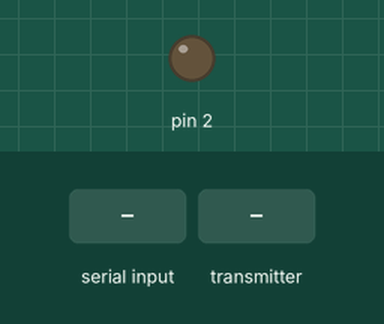
This sketch was run on a simulated Arduino Uno, built with avr-gcc and run on an emulated ATmega328P. Parts: output pins drawn as LEDs (lit = HIGH). The test bench sets the inputs (shaded band). No radio packets arrive unless stated; what the sketch prints to the serial monitor is not drawn.

Above: at 1.2 s.
1.3 s: "1" received over Serial
At 1.45 s:
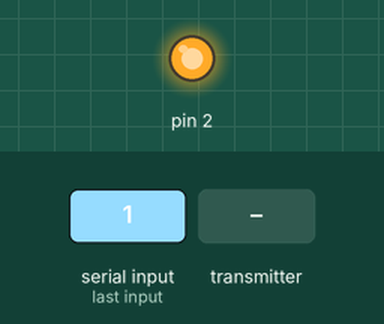
3.1 s: the transmitter starts sending gotByte = 0
Timing chart, 0 to 6.1 s (numbered marks = the images above; inputs shaded):
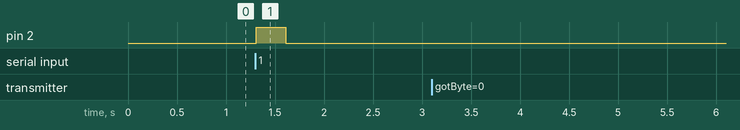

Measured:
- after the input at 1.3 s, pin 2: LOW → HIGH at once, → LOW 0.30 s later
- after the input at 3.1 s, every drawn part: stays the same

The sketch:

sketch_apr29b.ino
```cpp
/*Сервер*/

/*   Данный скетч делает следующее: передатчик (TX) отправляет массив
     данных, который генерируется согласно показаниям с кнопки и с
     двух потенциомтеров. Приёмник (RX) получает массив, и записывает
     данные на реле, сервомашинку и генерирует ШИМ сигнал на транзистор.
    by AlexGyver 2016
*/

#include <SPI.h>
#include "nRF24L01.h"
#include "RF24.h"

RF24 radio(9, 10); // "создать" модуль на пинах 9 и 10 Для Уно
//RF24 radio(9,53); // для Меги

byte address[][6] = {"1Node", "2Node", "3Node", "4Node", "5Node", "6Node"}; //возможные номера труб
char incomingChar;

void setup() {
  Serial.begin(9600); //открываем порт для связи с ПК
  radio.begin(); //активировать модуль
  radio.setAutoAck(1);         //режим подтверждения приёма, 1 вкл 0 выкл
  radio.setRetries(0, 15);    //(время между попыткой достучаться, число попыток)
  radio.enableAckPayload();    //разрешить отсылку данных в ответ на входящий сигнал
  radio.setPayloadSize(32);     //размер пакета, в байтах

  radio.openReadingPipe(1, address[0]);     //хотим слушать трубу 0
  radio.setChannel(0x60);  //выбираем канал (в котором нет шумов!)

  radio.setPALevel (RF24_PA_MAX); //уровень мощности передатчика. На выбор RF24_PA_MIN, RF24_PA_LOW, RF24_PA_HIGH, RF24_PA_MAX
  radio.setDataRate (RF24_250KBPS); //скорость обмена. На выбор RF24_2MBPS, RF24_1MBPS, RF24_250KBPS
  //должна быть одинакова на приёмнике и передатчике!
  //при самой низкой скорости имеем самую высокую чувствительность и дальность!!

  radio.powerUp(); //начать работу
  radio.startListening();  //начинаем слушать эфир, мы приёмный модуль

  pinMode(2, OUTPUT);

}

void loop() {
  byte pipeNo, gotByte;


  if (Serial.available() > 0)
  {
    incomingChar = Serial.read();
    switch (incomingChar)
    {
      case '1':
        digitalWrite(2, HIGH);
        delay(300);
        digitalWrite(2, LOW);
        Serial.println(incomingChar);


        break;
    }
  }
  else
  { while ( radio.available(&pipeNo)) {  // слушаем эфир со всех труб
      radio.read( &gotByte, sizeof(gotByte) );         // чиатем входящий сигнал

      Serial.print("Recieved: "); Serial.println(gotByte);
    }
    delay(100);
  }
}
```
